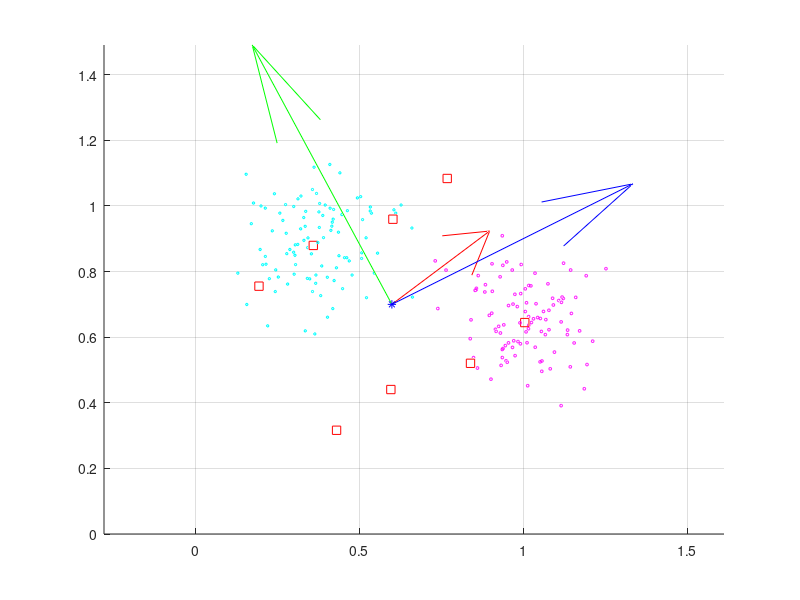

Write MATLAB code to recreate this figure. (Note: this script raises an error after producing the figure.)
%% Primero en tres dimensiones, despues en 10 dimensiones
clear,clc,close all

sigma = 0.5;
N = 100;
ww = [2 1 1]';
w = ww/norm(ww);
b = [0.6 0.7 00.8]';

vectP = zeros(3,1);

if(w(3,1) ~= 0)
    vectP(1,1) = 1;
    vectP(2,1) = 1;
    vectP(3,1) = b(3,1) - ((1/w(3,1))*( (w(1,1)*(1-b(1,1))) + (w(2,1)*(1-b(2,1))) ));
else
    if(w(2,1)~=0)
        vectP(1,1) = 1;
        vectP(2,1) = b(2,1) - ((1/w(2,1))*w(1,1)*(1-b(1,1)));
        vectP(3,1) = 0;
    else
        vectP(1,1) = b(1,1);
        vectP(2,1) = 0;
        vectP(3,1) = 0;  
    end
end

vectP = vectP-b;
vectP = vectP./norm(vectP);

vectT = cross(w,vectP);
vectT = vectT/norm(vectT);

Cube = (b + (sigma/2)*[vectP+vectT+w vectP-vectT+w -vectP-vectT+w -vectP+vectT+w vectP+vectT-w vectP-vectT-w -vectP-vectT-w -vectP+vectT-w])'
y = [ones(4,1); -ones(4,1)]

figure,hold on
quiver3(b(1,1),b(2,1),b(3,1),vectP(1,1),vectP(2,1),vectP(3,1),'r')
plot3(0,0,0,b(1,1),b(2,1),b(3,1),'-b*')
quiver3(b(1,1),b(2,1),b(3,1),w(1,1),w(2,1),w(3,1),'b')
quiver3(b(1,1),b(2,1),b(3,1),vectT(1,1),vectT(2,1),vectT(3,1),'g')

plot3(Cube(:,1),Cube(:,2),Cube(:,3),'sr')

indexS = 1 + round(3*(rand(1)));
indexI = 5 + round(3*(rand(1)));

x1 = Cube(indexS,:) + (0.2*sigma*randn(N,3));
x2 = Cube(indexI,:) + (0.2*sigma*randn(N,3));

plot3(x1(:,1),x1(:,2),x1(:,3),'om','markersize',2)
plot3(x2(:,1),x2(:,2),x2(:,3),'dc','markersize',2)

axis equal, grid on
set(gcf,'windowstyle','docked')

X = []
Y = []
ii = 0;
flagI = 0;
jj = 0;
flagJ = 0;

while(size(X,1) < (size(x1,1)+size(x2,1)))
    if(rand(1)>=0.5)
        flagI = 1;
        if(ii >= (size(x1,1)))
            jj = jj + 1;
            flagJ = 1;
            flagI = 0;
        else
            ii = ii + 1;
        end
    else
        flagJ = 1;
        if(jj >= (size(x2,1)))
            ii = ii + 1;
            flagI = 1;
            flagJ = 0;
        else
            jj = jj + 1;
        end
    end
    
    if(flagI==1)
        X = [X; x1(ii,:)];
        Y = [Y; 1];
    end
    if(flagJ==1)
        X = [X; x2(jj,:)];
        Y = [Y; -1];
    end
    flagI = 0;
    flagJ = 0;
end

% Train and test data

XTrain = [];
XTest = [];
YTrain = [];
YTest = [];


for ii=1:size(X,1)
    if(mod(ii,7)~=0)
        XTrain = [XTrain; X(ii,:)];
        YTrain = [YTrain; Y(ii,:)];
    else
        XTest = [XTest; X(ii,:)];
        YTest = [YTest; Y(ii,:)];
    end
end

model=svmtrain(XTrain,YTrain,'kernel_function','linear','boxconstraint',100,'showplot','true','autoscale','false')

%%Calculate empirical error
KernelFunction = model.KernelFunction;
SV = model.SupportVectors;
alpha = model.Alpha;
b = model.Bias;
f = (KernelFunction(SV,XTrain)'*alpha) + b;
temp = sign(f);
temp(temp==0)=1;
Y_hat = -temp;

difference = YTrain - Y_hat